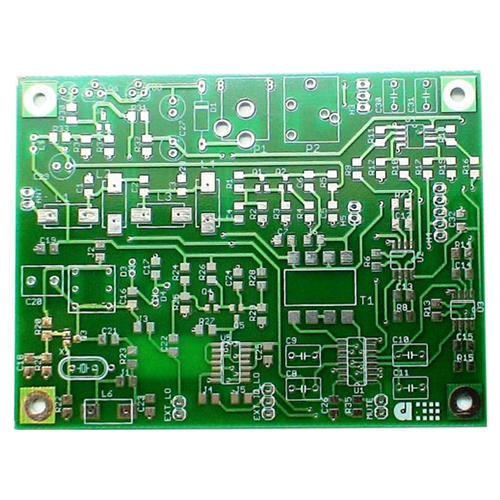
#> input picture test0.jpg, 500 x 500 px
$ python pcb_region_from_video.py ../test0.jpg   (Python 2 division)   (older library calls are emulated)
#> lines starting #> are read from the running program, lines starting #| are printed output that depends on the picture; after the words box and inside, x2 and y2 are one past the last pixel; in counts of white or black regions, pixels touching at a corner belong together
#> in getFrame, self.frame is the input picture: shape (500, 500, 3); mean B, G, R 145.9, 176.6, 137.8
"""
Test file for pseduo-coding before starting the project


Operations:
 - Continue attempting to match a PCB until one is found in the frame
 - Once a match is found, continue tracking until it disappears
 - Repeat
"""


import cv2
import numpy as np
import sys
import traceback
import argparse
from time import sleep
from threading import Event
from multi_display import ShowManyImages

# Adjust default behavior
FROM_CAM = False
VID_FILE = 0
STEP_THROUGH_FRAMES = False
ONE_FRAME_ONLY = False
DISPLAY_ALL = False
#THRESH_LOW = np.array([45,70,70])
#THRESH_HIGH = np.array([82, 255, 255])
THRESH_LOW = np.array([45,70,70])
THRESH_HIGH = np.array([82, 255, 255])

class pcb_region_detection():
    def __init__(self, video_stream=None):
        ###################################################################
        #   Section: Define attributes
        ###################################################################
        # Capture object from opencv
        self.cap = None
        self.frame = None
        self.total_video_frames = None
        self.frame_count = 1

        # Processing buffer
        self.buffer = {
            "Input"     : None,
            "equalized" : None,
            "bgr"       : None,
            "grayscale" : None,
            "hsv"       : None,
            "blurred"   : None,
            "thresholded" : None,
            "morphed_close" : None,
            "morphed_open" : None,
            "edged" : None,
            "contours" : None,
            "hough" : None,
            "Output" : None
        }

        # Processing error flag
        self.failure = False

        # Flag to determine how to display results
        # False = Display everything in separate windows
        # True = Display all
        self.display = None

        # List of function pointers which the input frame is to be passed through
        self.function_pipe = [
            self.hist_equalize,
            self.bgr_to_hsv,
            self.blur_before_thresh,
            self.hsv_green_thresholding,

            self.morphology_operation,
            self.hsv_to_gray,
            self.canny_edge_detection,
            #self.morphology_operation,
            #self.hough_line_trans,
            self.contour_filter
        ]

        ###################################################################
        #   Section: Define init control flow
        ###################################################################
        # Obtain/start video stream
        if isinstance(video_stream, bool):
            self.videoCapStart()
        else:
            self.cap = video_stream

    def clearBuffers(self):
        """
            Emptys buffer data
        """
        for key, value in self.buffer.iteritems():
            self.buffer[key] = None

    def hist_equalize(self, img):
        """
            Equalizes a color image, returning the result in color
        """
        yuv = cv2.cvtColor(img, cv2.COLOR_BGR2YUV)
        yuv[:,:,0] = cv2.equalizeHist(yuv[:,:,0])
        self.buffer["equalized"] = cv2.cvtColor(yuv, cv2.COLOR_YUV2BGR)
        #self.buffer["equalized"] = img
        return self.buffer["equalized"]

    def bgr_to_hsv(self, img):
        """
            Converts a bgr array to hsv format
        """
        self.buffer["hsv"] = cv2.cvtColor(img, cv2.COLOR_BGR2HSV)
        return self.buffer["hsv"]

    def hsv_to_gray(self, img):
        """
            Converts HSV image to Grayscale
        """
        bgr = cv2.cvtColor(img, cv2.COLOR_HSV2BGR)
        self.buffer["grayscale"] = cv2.cvtColor(bgr, cv2.COLOR_BGR2GRAY)
        return self.buffer["grayscale"]

    def blur_before_thresh(self, img):
        """
            Blurs an image, to be used before inputing the return through
            a thresholding algorithm
        """
        self.buffer["blurred"] = cv2.medianBlur(img, 5)
        return self.buffer["blurred"]

    def hsv_green_thresholding(self, img):
        """
            Uses a HSV format image, and thresholds based on hue to remove all colors
            but the range of greens we expect a PCB to be
        """
        #lower = np.array([45,25,0])
        #upper = np.array([82, 140,180])
        lower = THRESH_LOW
        upper = THRESH_HIGH
        #lower = np.array([0,100,100])
        #upper = np.array([180, 180,180])
        green_mask = cv2.inRange(img, lower, upper)
        self.buffer["thresholded"] = cv2.bitwise_and(img, img, mask=green_mask )
        return self.buffer["thresholded"]

    def morphology_operation(self, img):
        """
            Uses morphology to attempt to reduce salt and pepper noise
        """

        kernel = cv2.getStructuringElement(cv2.MORPH_RECT, (25,25))
        self.buffer["morphed_close"] = cv2.morphologyEx(img, cv2.MORPH_CLOSE, kernel)
        self.buffer["morphed_open"] = cv2.morphologyEx(self.buffer["morphed_close"], cv2.MORPH_OPEN, kernel)
        return self.buffer["morphed_open"]

    def hough_line_trans(self, img):
        """
            Applys hough line transform
        """
        im = img.copy()
        lines = cv2.HoughLines(im,1,np.pi/180,200)
        #print(type(lines))
        if isinstance(lines, np.ndarray):
            for line in lines:
                for rho,theta in line:
                    a = np.cos(theta)
                    b = np.sin(theta)
                    x0 = a*rho
                    y0 = b*rho
                    x1 = int(x0 + 1000*(-b))
                    y1 = int(y0 + 1000*(a))
                    x2 = int(x0 - 1000*(-b))
                    y2 = int(y0 - 1000*(a))

                    cv2.line(im,(x1,y1),(x2,y2),(255,255,255),5)
        self.buffer["hough"] = im
        return img

    def canny_edge_detection(self, img):
        """
            Performes canny edge detection on the image and returns the result
        """
        sigma = 0.33
        v = np.median(img)
        lower = int(max(0, (1.0 - sigma) * v))
        upper = int(max(0, (1.0 + sigma) * v))
        self.buffer["edged"] = cv2.Canny(img,lower,upper)
        return self.buffer["edged"]

    def contour_filter(self, img):
        """
            After all image processing operations have completed, we're left with an
            array of contours that we must filter to output our best guess at which
            contour contains the PCB.
        """
        #height, width, channels = img.shape
        #area = height*width
        _, cnts, im = cv2.findContours(img, cv2.RETR_EXTERNAL, cv2.CHAIN_APPROX_SIMPLE)
        cnts = sorted(cnts, key=cv2.contourArea)
        index = len(cnts) - 1
        cnt = False
        print("Found {} contours".format(len(cnts)))
        # Find rectangular contours
        """
        rect_cnts = []
        while index >= 0:
            perimeter = cv2.arcLength(cnts[index], True)
            approx = cv2.approxPolyDP(cnts[index], 0.01 * perimeter, True)
            if len(approx) == 4:
                print("Found rectangular contour")
                rect_cnts.append(cnts[index])
            index -= 1

        rect_cnts = sorted(cnts, key=cv2.contourArea)
        index = len(rect_cnts) - 1


        while index >= 0:
            #print("Image area = {}, contour area = {}".format(area*0.90, cv2.contourArea( cnts[index] )))
            if cv2.contourArea( rect_cnts[index] ) < (area*0.90):
                cnt = rect_cnts[index]
                break
        """

        if(len(cnts)>0):
            return cnts[-1]
        else:
            self.failure = True
            return False


    def find_overlay_region(self, frame=None):
        """
            Locates the PCB in the given image frame.
            @param img (cv2.image) - Pointer to an openCV2 image object, returned from imread().
            @param display (bool) - If set to true, the image will be displayed as the code runs, for debug usage.
            @returns [(cv2.contour), [(int, int)] - Returns a tuple containing 1) the contour object returned by opencv & 2)
                the x,y co-ordinates of the centre point of the contour
        """
        # Init failure flag
        self.failure = False
        # Check if we need to pull a new frame
        if not isinstance(self.frame, np.ndarray):
            print("pcb region detection had to get own frame, consider passing a frame if using for tracking")
            #print(type(self.frame))
            self.getFrame()

        # Clear buffers
        self.clearBuffers()

        # Setup return buffer [Contour Matrix, [Center X, Center Y]]
        ret = [False, [False, False]]

        # Make a copy of image if we're going to display
        if self.display != None:
            self.buffer["Input"] = self.frame.copy()

        # Push frame through the function pipe, result should be a single contour
        try:
            result = "Unset"
            for funct in self.function_pipe:
                # First function requires input frame
                if isinstance(result, str) and result == "Unset":
                    result = funct(self.frame)
                else:
                    result = funct(result)

                if not isinstance(result, np.ndarray):
                    #print("Type returned was {}".format(type(result)))
                    self.failure = True
                    print("Failure occured during function {}".format(funct) )
                    break
#> this loop made 8 passes
#| Found 1 contours
#> pass 1, in find_overlay_region, `result = funct(self.frame)`:
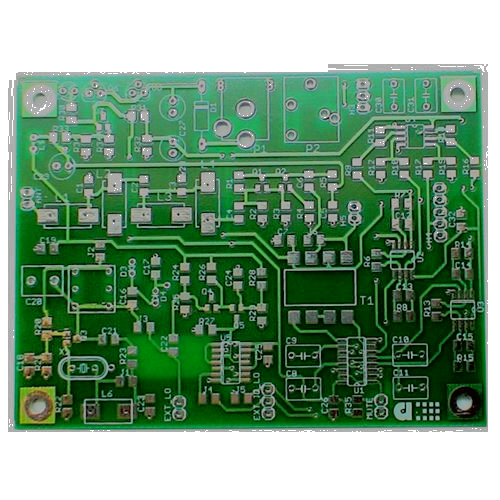
#> result: shape (500, 500, 3); mean B, G, R 125.9, 154.9, 118.9
#> after the loop, result = contour of 151 points, box (x1, y1, x2, y2) (13, 71, 488, 431), area 164656
        except Exception, err:
            traceback.print_exc()
            self.failure = True
            pass

        if not self.failure:
            # Calculate center of contour
            moment = cv2.moments(result)
#> moment = moments, m00 164656.5, centre m10/m00, m01/m00 = (251.4, 250.7)
            if(moment["m00"] != 0):
                x = int( moment["m10"] / moment['m00'] )
#> x = 251
                y = int( moment['m01'] / moment['m00'] )
#> y = 250

            #self.buffer["Output"] = cv2.drawContours(self.frame, [result], -1, (0, 0, 255), 1)
            self.buffer["Output"] = self.frame
            # Value error very possible here, catch later when finishing this code
            x, y, w, h = cv2.boundingRect(result)
#> x = 13; y = 71; w = 475; h = 360
            bbox = (x, y, w, h)
#> bbox = (13, 71, 475, 360)
            # Tracking success
            p1 = (int(bbox[0]), int(bbox[1]))
#> p1 = (13, 71)
            p2 = (int(bbox[0] + bbox[2]), int(bbox[1] + bbox[3]))
#> p2 = (488, 431)
            cv2.rectangle(self.buffer["Output"], p1, p2, (0,255,0), 2, 1)

            # Return the contour & centre coordinates
            ret = [result, [x,y] ]
#> ret = 2 items, first 2: contour of 151 points, box (x1, y1, x2, y2) (13, 71, 488, 431), area 164656, [13, 71]

        else:
            self.buffer["Output"] = self.frame

        # If true, output all intermediate images as well as Input/Output
        if self.display == True:

            # Add text to images
            self.addText(self.buffer["Input"], "Input")
            self.addText(self.buffer["Output"], "Output")
            self.addText(self.buffer["equalized"], "Equalized")
            self.addText(self.buffer["morphed_open"], "Morphed Open")
            self.addText(self.buffer["morphed_close"], "Morphed Close")
            self.addText(self.buffer["thresholded"], "Thresholded")
            self.addText(self.buffer["blurred"], "Median Blur")
            self.addText(self.buffer["edged"], "edged")
            self.addText(self.buffer["hsv"], "HSV")
            #self.addText(self.buffer["hough"], "hough transform")
            img_list = [
                self.buffer["Input"],
                self.buffer["equalized"],
                self.buffer["hsv"],
                self.buffer["blurred"],
                self.buffer["thresholded"],
                self.buffer["morphed_close"],
                self.buffer["morphed_open"],
                self.buffer["edged"],
                self.buffer["Output"]
            ]

            ShowManyImages("images", img_list)
        # If false output just Input/Output frames
        elif self.display == False:
            cv2.namedWindow("Output", cv2.WND_PROP_FULLSCREEN)
            cv2.setWindowProperty("Output", cv2.WND_PROP_FULLSCREEN, cv2.WINDOW_FULLSCREEN)
            cv2.imshow("Output", self.buffer["Output"])
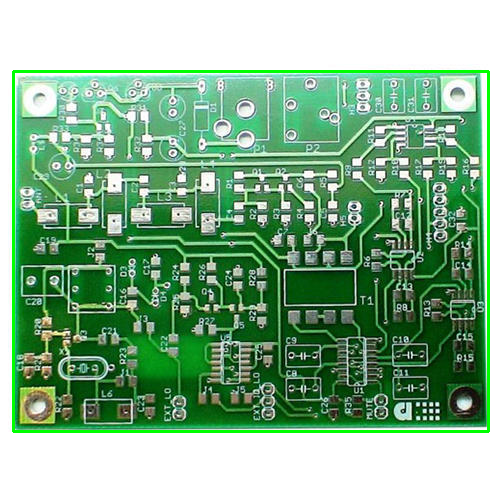
#> window 'Output': shape (500, 500, 3); mean B, G, R 140.9, 176.7, 132.9


        # Clear processed frame
        self.frame = None

        # Return values
        return ret

    def addText(self, img, text):
        """
            Adds text to upper-left corner of image
        """
        font = cv2.FONT_HERSHEY_SIMPLEX
        top_left = (50,50)
        fontScale = 2
        fontColor = (255,255,255)
        lineType = 2
        cv2.putText(img, text, top_left, font, fontScale, fontColor, lineType)

    def videoCapStart(self, source=0):
        #print(source)
        self.cap = cv2.VideoCapture(source)
        # Update # of frames in video
        self.total_video_frames = int(self.cap.get(cv2.CAP_PROP_FRAME_COUNT))
        return self.cap

    def videoCapStop(self):
        self.cap.release()

    def getFrame(self):
        ret, self.frame = self.cap.read()
        while not ret:
            print("Could not get video frame...\n Either the video path doesn't exist, or no webcam is available.")
            ret, self.frame = self.cap.read()
            sleep(1)
        #print("Ret from frame pull: {}".format(ret))
        self.frame_count = self.frame_count + 1
        return self.frame

    def mainThread(self, source=0):

        if not FROM_CAM:
            self.videoCapStart(VID_FILE)
        else:
            self.videoCapStart(0)
        if ONE_FRAME_ONLY:
            frame = self.getFrame()
            self.find_overlay_region(frame)
            Event().wait()
        else:
            while(1):
                try:
                    frame = self.getFrame()
                    self.find_overlay_region(frame)


                    if STEP_THROUGH_FRAMES:
                        #If the last frame is reached, reset the capture and the frame_counter
                        print( "Frame {}/{}".format( self.frame_count, self.total_video_frames) )
                        # Wait forever for a keypress
                        k = cv2.waitKey(0)
                        # Exits when spacebar pressed, quits when esc pressed
                        while k != 32:
                            if k == 27:
                                sys.exit()
                            k = cv2.waitKey(0)
                    else:
                        # Just check if esc pressed
                        k= cv2.waitKey(5)
#> (key Esc is pressed here)
                        if k==27:
                            break

                    #Handle looping video
                    if self.frame_count == self.total_video_frames:
                        self.frame_count = 1 #Or whatever as long as it is the same as next line
                        if not FROM_CAM:
                            self.videoCapStart(VID_FILE)
                        else:
                            self.videoCapStart(0)

                except Exception, err:
                    traceback.print_exc()
                    self.videoCapStop()
                    break
            return False


if __name__ == "__main__":
    # Add argparser
    parser = argparse.ArgumentParser(description='PCB Region Detection')
    parser.add_argument('--from-cam', dest='FROM_CAM', action='store_true', help='Set to use camera feed')
    parser.add_argument('--step-through-frame', dest='STEP_THROUGH_FRAME', action='store_true', help='If set, press space to move through frames, esc to exit.')
    parser.add_argument('--one-frame-only', dest='ONE_FRAME_ONLY', action='store_true', help='Runs a single frame through, and halts until esc pressed.')
    parser.add_argument('--display-all', dest='DISPLAY_ALL', action='store_true', help='If set will display intermediate processing frames.')
    parser.add_argument('video_path', help='path to video file if not using camera')
    # Parse args with some nice ugly if's
    ARGS = parser.parse_args()
    print(ARGS)
    if ARGS.FROM_CAM:
        FROM_CAM = True
    if ARGS.STEP_THROUGH_FRAME:
        STEP_THROUGH_FRAMES = True
    if ARGS.ONE_FRAME_ONLY:
        ONE_FRAME_ONLY = True
    if ARGS.DISPLAY_ALL:
        DISPLAY_ALL = True
    VID_FILE = ARGS.video_path

    # Create object and start main thread
    try:
        pcb_det = pcb_region_detection()
        pcb_det.display = DISPLAY_ALL
        pcb_det.mainThread()
    finally:
        pcb_det.videoCapStop()
